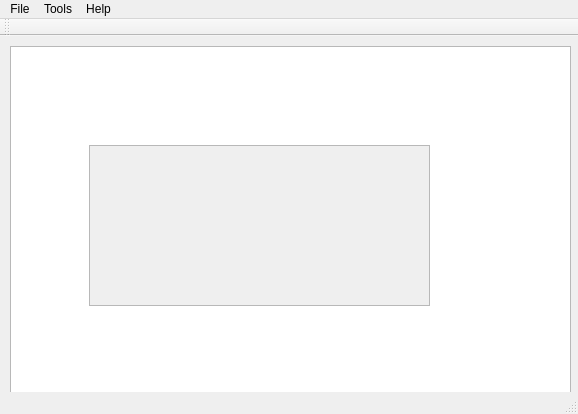
<?xml version="1.0" encoding="UTF-8"?>
<ui version="4.0">
 <class>Main</class>
 <widget class="QMainWindow" name="Main">
  <property name="geometry">
   <rect>
    <x>0</x>
    <y>0</y>
    <width>578</width>
    <height>414</height>
   </rect>
  </property>
  <property name="windowTitle">
   <string>Main</string>
  </property>
  <widget class="QWidget" name="centralWidget">
   <widget class="QListView" name="listView">
    <property name="geometry">
     <rect>
      <x>10</x>
      <y>10</y>
      <width>561</width>
      <height>351</height>
     </rect>
    </property>
   </widget>
   <widget class="QScrollArea" name="scrollArea">
    <property name="geometry">
     <rect>
      <x>89</x>
      <y>109</y>
      <width>341</width>
      <height>161</height>
     </rect>
    </property>
    <property name="widgetResizable">
     <bool>true</bool>
    </property>
    <widget class="QWidget" name="scrollAreaWidgetContents">
     <property name="geometry">
      <rect>
       <x>0</x>
       <y>0</y>
       <width>339</width>
       <height>159</height>
      </rect>
     </property>
     <zorder>listView</zorder>
    </widget>
   </widget>
  </widget>
  <widget class="QMenuBar" name="menuBar">
   <property name="geometry">
    <rect>
     <x>0</x>
     <y>0</y>
     <width>578</width>
     <height>21</height>
    </rect>
   </property>
   <widget class="QMenu" name="menuFile">
    <property name="title">
     <string>File</string>
    </property>
    <addaction name="actionNew"/>
    <addaction name="actionClose"/>
   </widget>
   <widget class="QMenu" name="menuTools">
    <property name="title">
     <string>Tools</string>
    </property>
    <addaction name="actionTimer"/>
   </widget>
   <widget class="QMenu" name="menuHelp">
    <property name="title">
     <string>Help</string>
    </property>
    <addaction name="actionAbout_Tusker"/>
   </widget>
   <addaction name="menuFile"/>
   <addaction name="menuTools"/>
   <addaction name="menuHelp"/>
  </widget>
  <widget class="QToolBar" name="mainToolBar">
   <attribute name="toolBarArea">
    <enum>TopToolBarArea</enum>
   </attribute>
   <attribute name="toolBarBreak">
    <bool>false</bool>
   </attribute>
  </widget>
  <widget class="QStatusBar" name="statusBar"/>
  <action name="actionNew">
   <property name="text">
    <string>New</string>
   </property>
  </action>
  <action name="actionClose">
   <property name="text">
    <string>Close</string>
   </property>
  </action>
  <action name="actionTimer">
   <property name="text">
    <string>Timer</string>
   </property>
  </action>
  <action name="actionAbout_Tusker">
   <property name="text">
    <string>About Tusker</string>
   </property>
  </action>
 </widget>
 <layoutdefault spacing="6" margin="11"/>
 <resources/>
 <connections/>
</ui>
